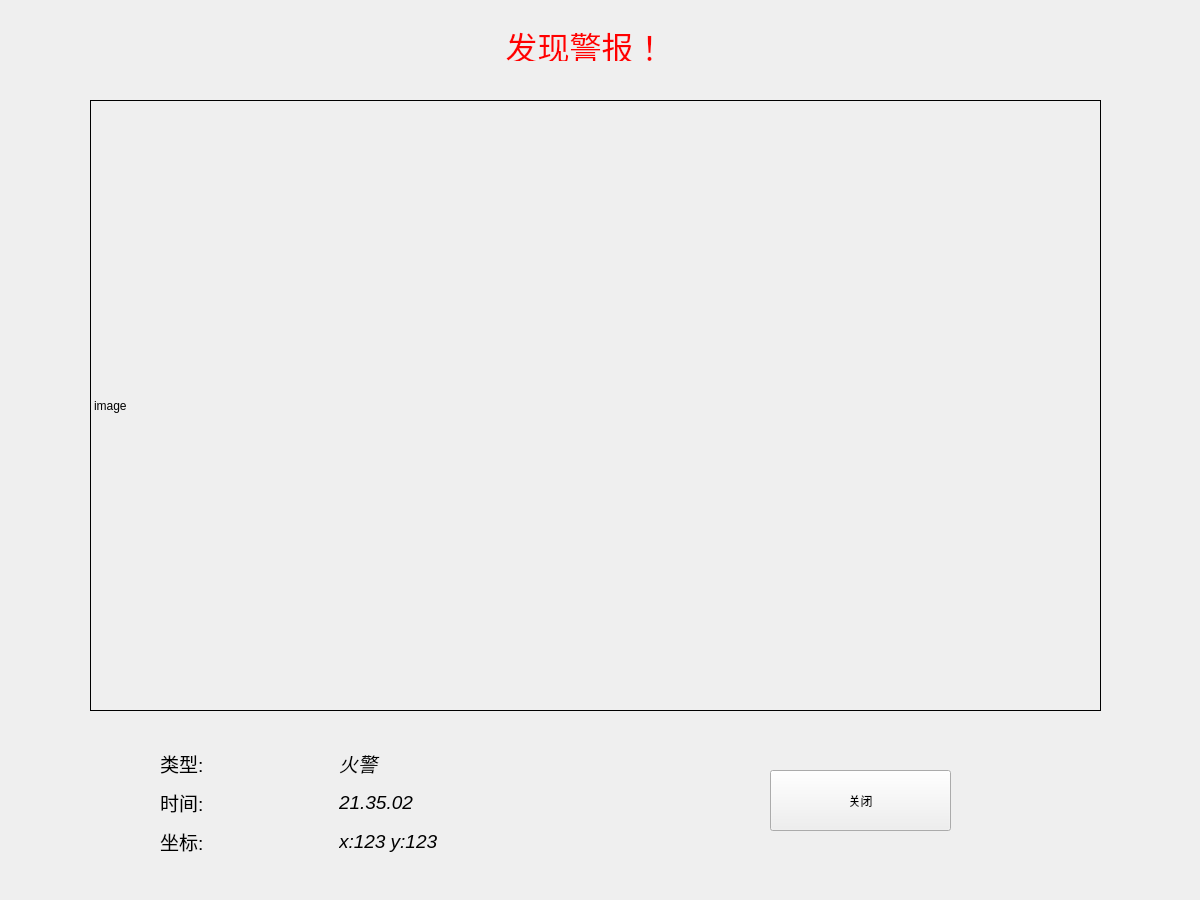
<?xml version="1.0" encoding="UTF-8"?>
<ui version="4.0">
 <class>ShowWarning</class>
 <widget class="QWidget" name="ShowWarning">
  <property name="geometry">
   <rect>
    <x>0</x>
    <y>0</y>
    <width>1200</width>
    <height>900</height>
   </rect>
  </property>
  <property name="windowTitle">
   <string>Form</string>
  </property>
  <widget class="QLabel" name="titleLabel">
   <property name="geometry">
    <rect>
     <x>430</x>
     <y>30</y>
     <width>311</width>
     <height>31</height>
    </rect>
   </property>
   <property name="font">
    <font>
     <family>Sans Serif</family>
     <pointsize>24</pointsize>
     <weight>50</weight>
     <italic>false</italic>
     <bold>false</bold>
     <underline>false</underline>
     <strikeout>false</strikeout>
    </font>
   </property>
   <property name="cursor">
    <cursorShape>ArrowCursor</cursorShape>
   </property>
   <property name="mouseTracking">
    <bool>true</bool>
   </property>
   <property name="styleSheet">
    <string notr="true">color:red;</string>
   </property>
   <property name="text">
    <string>发现警报！</string>
   </property>
   <property name="textFormat">
    <enum>Qt::AutoText</enum>
   </property>
   <property name="scaledContents">
    <bool>false</bool>
   </property>
   <property name="alignment">
    <set>Qt::AlignCenter</set>
   </property>
  </widget>
  <widget class="QLabel" name="image">
   <property name="geometry">
    <rect>
     <x>90</x>
     <y>100</y>
     <width>1011</width>
     <height>611</height>
    </rect>
   </property>
   <property name="frameShape">
    <enum>QFrame::Box</enum>
   </property>
   <property name="text">
    <string>image</string>
   </property>
  </widget>
  <widget class="QPushButton" name="close">
   <property name="geometry">
    <rect>
     <x>770</x>
     <y>770</y>
     <width>181</width>
     <height>61</height>
    </rect>
   </property>
   <property name="text">
    <string>关闭</string>
   </property>
  </widget>
  <widget class="QWidget" name="">
   <property name="geometry">
    <rect>
     <x>160</x>
     <y>747</y>
     <width>311</width>
     <height>111</height>
    </rect>
   </property>
   <property name="font">
    <font>
     <pointsize>14</pointsize>
    </font>
   </property>
   <layout class="QVBoxLayout" name="verticalLayout">
    <item>
     <layout class="QHBoxLayout" name="horizontalLayout">
      <item>
       <widget class="QLabel" name="typeLabel">
        <property name="font">
         <font>
          <pointsize>14</pointsize>
         </font>
        </property>
        <property name="text">
         <string>类型:</string>
        </property>
       </widget>
      </item>
      <item>
       <spacer name="horizontalSpacer">
        <property name="font">
         <font>
          <pointsize>14</pointsize>
         </font>
        </property>
        <property name="orientation">
         <enum>Qt::Horizontal</enum>
        </property>
        <property name="sizeType">
         <enum>QSizePolicy::Fixed</enum>
        </property>
        <property name="sizeHint" stdset="0">
         <size>
          <width>40</width>
          <height>20</height>
         </size>
        </property>
       </spacer>
      </item>
      <item>
       <widget class="QLabel" name="type">
        <property name="font">
         <font>
          <pointsize>14</pointsize>
          <italic>true</italic>
         </font>
        </property>
        <property name="text">
         <string>火警</string>
        </property>
       </widget>
      </item>
     </layout>
    </item>
    <item>
     <layout class="QHBoxLayout" name="horizontalLayout_2">
      <item>
       <widget class="QLabel" name="timeLabel">
        <property name="font">
         <font>
          <pointsize>14</pointsize>
         </font>
        </property>
        <property name="text">
         <string>时间:</string>
        </property>
       </widget>
      </item>
      <item>
       <spacer name="horizontalSpacer_2">
        <property name="font">
         <font>
          <pointsize>14</pointsize>
         </font>
        </property>
        <property name="orientation">
         <enum>Qt::Horizontal</enum>
        </property>
        <property name="sizeType">
         <enum>QSizePolicy::Fixed</enum>
        </property>
        <property name="sizeHint" stdset="0">
         <size>
          <width>40</width>
          <height>20</height>
         </size>
        </property>
       </spacer>
      </item>
      <item>
       <widget class="QLabel" name="time">
        <property name="font">
         <font>
          <pointsize>14</pointsize>
          <italic>true</italic>
         </font>
        </property>
        <property name="text">
         <string>21.35.02</string>
        </property>
       </widget>
      </item>
     </layout>
    </item>
    <item>
     <layout class="QHBoxLayout" name="horizontalLayout_4">
      <item>
       <widget class="QLabel" name="posLabel">
        <property name="font">
         <font>
          <pointsize>14</pointsize>
         </font>
        </property>
        <property name="text">
         <string>坐标:</string>
        </property>
       </widget>
      </item>
      <item>
       <spacer name="horizontalSpacer_4">
        <property name="font">
         <font>
          <pointsize>14</pointsize>
         </font>
        </property>
        <property name="orientation">
         <enum>Qt::Horizontal</enum>
        </property>
        <property name="sizeType">
         <enum>QSizePolicy::Fixed</enum>
        </property>
        <property name="sizeHint" stdset="0">
         <size>
          <width>40</width>
          <height>20</height>
         </size>
        </property>
       </spacer>
      </item>
      <item>
       <widget class="QLabel" name="pos">
        <property name="font">
         <font>
          <pointsize>14</pointsize>
          <italic>true</italic>
         </font>
        </property>
        <property name="text">
         <string>x:123 y:123</string>
        </property>
       </widget>
      </item>
     </layout>
    </item>
   </layout>
  </widget>
 </widget>
 <resources/>
 <connections/>
</ui>
